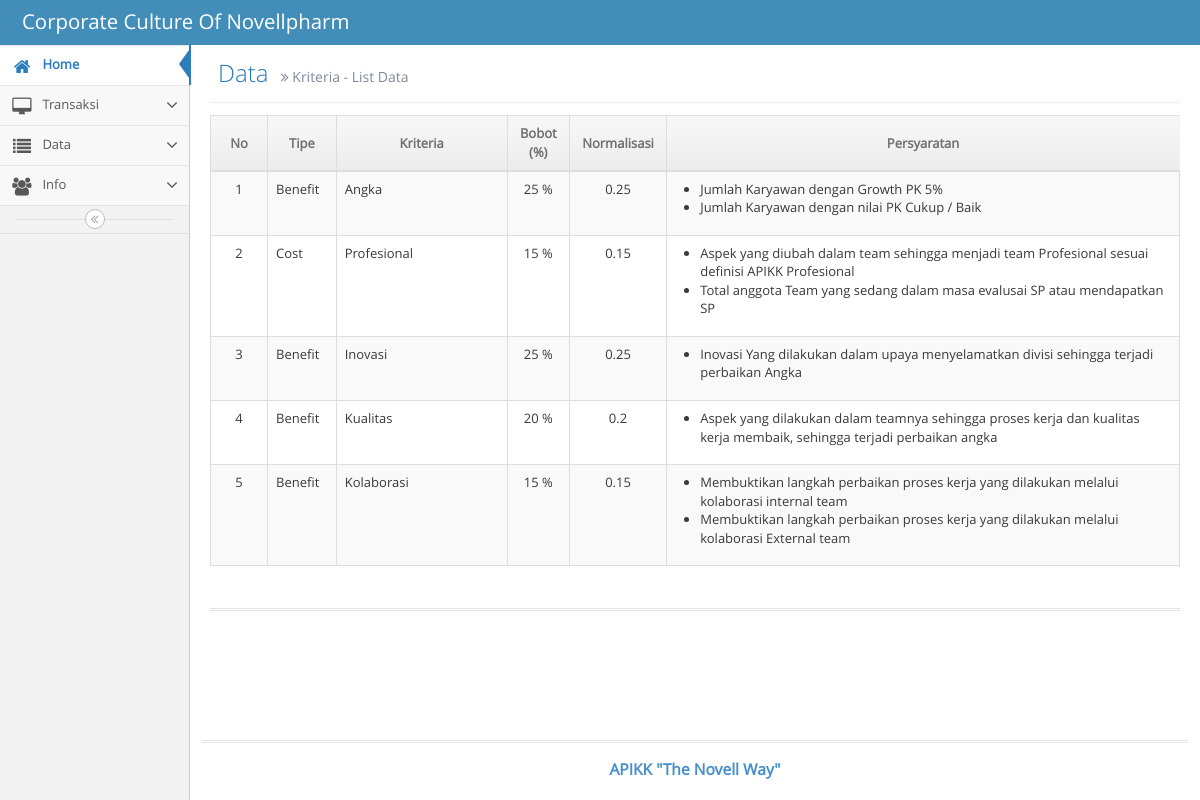
The page /index.php/kriteria on the database its author committed.
### tables this page shows
CREATE TABLE `kriteria` (
  `idKriteria` int(11) NOT NULL AUTO_INCREMENT,
  `namaKriteria` text,
  `bobot` double DEFAULT NULL,
  `normalisasi` float DEFAULT NULL,
  `tipe` int(11) DEFAULT NULL,
  PRIMARY KEY (`idKriteria`)
);

CREATE TABLE `syarat` (
  `isyarat` int(11) NOT NULL AUTO_INCREMENT,
  `idKriteria` int(30) DEFAULT NULL,
  `Keterangan` text,
  `nilai` int(11) DEFAULT NULL,
  `satuan` varchar(50) DEFAULT NULL,
  `tipe` int(11) DEFAULT NULL COMMENT '0 Minimal, 1 Maksimal',
  PRIMARY KEY (`isyarat`)
);

### application/libraries/Template.php (called while the page is built)
<?php if ( ! defined('BASEPATH')) exit('No direct script access allowed');
class template {
		var $template_data = array();
		function set($name, $value)
		{
			$this->template_data[$name] = $value;
		}
		function load($template = '', $view = '' , $view_data = array(), $return = FALSE)
		{
			$this->CI =& get_instance();
			$this->set('contents', $this->CI->load->view($view, $view_data, TRUE));
			return $this->CI->load->view($template, $this->template_data, $return);
		}
}

### application/controllers/Kriteria.php (called while the page is built, shortened)
<?php
class Kriteria extends CI_Controller {
	public function index()
	{
		$data = array();
		$sql = "SELECT * FROM `kriteria`";
		$data['result'] = $this->db->query($sql)->result_array();
		$sumBo ="SELECT SUM(`bobot`) AS bobot FROM kriteria";
		$sum = $this->db->query($sumBo)->row_array();
		$dt = $this->db->query($sql)->result_array();
		foreach ($dt as $d) {
			$float = $d['bobot']/$sum['bobot'];
			$sql = "UPDATE `kriteria` SET normalisasi='".$float."' WHERE idKriteria =".$d['idKriteria'];
			$this->db->query($sql);
		}
		$this->template->load('template_wp','kriteria/kriteria_view', $data);
	}
}

### index.php (called while the page is built, shortened)
<?php
require_once BASEPATH.'core/CodeIgniter.php';

### application/views/kriteria/kriteria_view.php (the view, shortened to what this page needs)
<div class="page-content">
	<div class="row">
		<div class="col-xs-12">
			<div class="clearfix">
        <div class="page-header">
					<h1>
						Data
						<small>
							<i class="ace-icon fa fa-angle-double-right"></i>
							Kriteria - List Data
						</small>
					</h1>
				</div>
			</div>
			<div>
        <table class="table table-striped table-bordered table-hover" width="90%">
          <thead>
            <tr>
              <th width="5%" class="center">No</th>
              <th width="5%" class="center">Tipe</th>
              <th width="15%" class="center">Kriteria</th>
							<th width="5%" class="center">Bobot (%)</th>
							<th width="5%" class="center">Normalisasi</th>
							<th width="45%" class="center">Persyaratan</th>
            </tr>
          </thead>
          <tbody>
            <?php
              $i = 1;
              foreach ($result as $r) {
                ?>
                <tr>
                  <td class="center"><?php echo $i ?></td>
				  <td ><?php
					  if($r['tipe']==1){
					  	echo 'Benefit';
					  }else{
					  	echo 'Cost';
					  }
					  ?>
				  </td>
                  <td ><?php echo $r['namaKriteria'] ?></td>
									<td class="center" ><?php echo $r['bobot'] ?> %</td>
									<td class="center" ><?php echo $r['normalisasi'] ?></td>
									<td >
										<?php
											$sql = "SELECT * FROM `syarat` WHERE idKriteria = ".$r['idKriteria'];
											$dt = $this->db->query($sql)->result_array();
											echo '<ul>';
											foreach ($dt as $d) {
												echo '<li>'.$d['Keterangan'];
											}
											echo '</ul>';
										?>
									</td>
                </tr>
                <?php
                $i++;
              }
            ?>
          </tbody>
        </table>
        <br>
			</div>
			<div class="hr hr2 hr-double"></div>
		</div>
	</div>
</div>

### rows shown on the page
kriteria: tipe "Benefit", namaKriteria "Angka", bobot "25", normalisasi "0.25"
syarat: Keterangan "Jumlah Karyawan dengan Growth PK 5%"
syarat: Keterangan "Jumlah Karyawan dengan nilai PK Cukup / Baik"
kriteria: tipe "Cost", namaKriteria "Profesional", bobot "15", normalisasi "0.15"
syarat: Keterangan "Aspek yang diubah dalam team sehingga menjadi team Profesional sesuai definisi APIKK Profesional"
syarat: Keterangan "Total anggota Team yang sedang dalam masa evalusai SP atau mendapatkan SP"
kriteria: tipe "Benefit", namaKriteria "Inovasi", bobot "25", normalisasi "0.25"
syarat: Keterangan "Inovasi Yang dilakukan dalam upaya menyelamatkan divisi sehingga terjadi perbaikan Angka"
kriteria: tipe "Benefit", namaKriteria "Kualitas", bobot "20", normalisasi "0.2"
syarat: Keterangan "Aspek yang dilakukan dalam teamnya sehingga proses kerja dan kualitas kerja membaik, sehingga terjadi perbaikan angka"
kriteria: tipe "Benefit", namaKriteria "Kolaborasi", bobot "15", normalisasi "0.15"
syarat: Keterangan "Membuktikan langkah perbaikan proses kerja yang dilakukan melalui kolaborasi internal team"
syarat: Keterangan "Membuktikan langkah perbaikan proses kerja yang dilakukan melalui kolaborasi External team"
